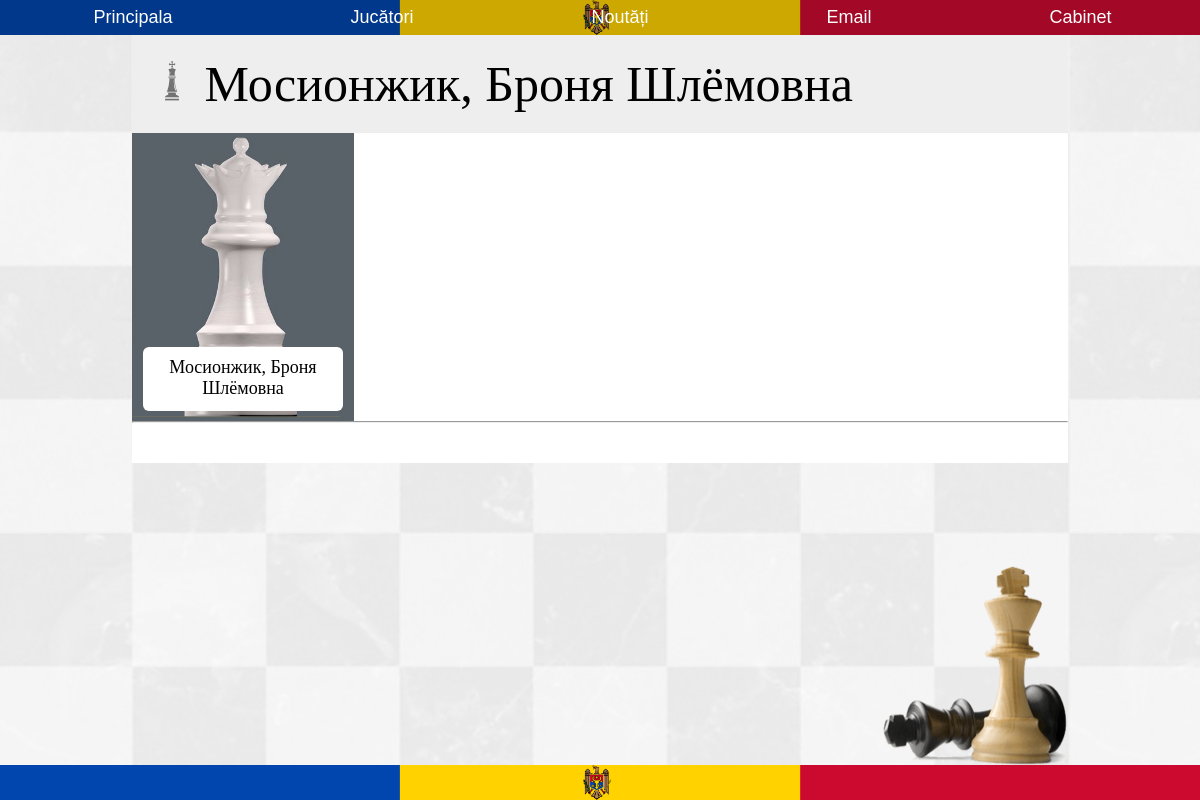
/jucator/Мосионжик, Броня Шлёмовна, run on an earlier commit of the app's database.
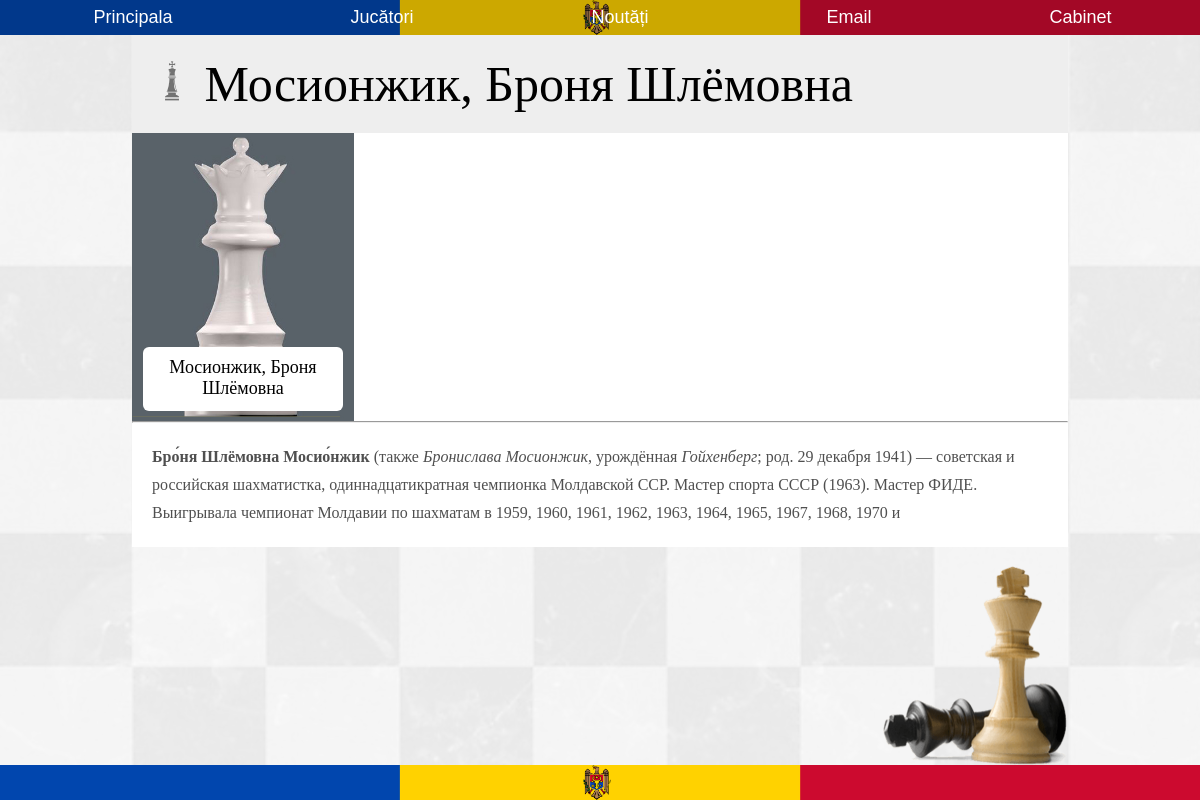
And on a later commit of the database.
### myproject/models.py (models this page shows, shortened)
class ContentSahisti(db.Model):
    __tablename__ = 'content_sah'
    name = db.Column(db.String, unique=True, nullable=False)
    main = db.Column(db.String)
    biography = db.Column(db.String)
    family = db.Column(db.String)
    sport_carrier = db.Column(db.String)
    personal_life = db.Column(db.String)
    id = db.Column(db.Integer, primary_key=True)

### myproject/sahisti/views.py (the view)
@sah.route('/jucator/<name>')
def player(name):
    sahist_content = ContentSahisti.query.filter_by(name=name).first()
    sahist = Sahisti.query.filter_by(name=name).first()
    return render_template('player.html', sahist=sahist, sahist_content=sahist_content)

### myproject/templates/player.html (shortened to what this page needs)
{% extends 'base.html' %}
{% block content %}
<div class="container-jucatori">
  <div class="second-continer-jucatori grey">
    <h1 class="section-title">
      <img class='chess-figure chess-figure-big' src="{{url_for('static', filename='img/icons/rege.png')}}" alt="">
      {{sahist.name}}
    </h1>
    <section>
      <div class="card big-card section-card">
        <div class="frame big-frame">
          {% if sahist.have_img == True %}
          <img src="{{url_for('static', filename='img/sahisti/' + sahist.name + '.jpg' )}}" alt="photo" class="photo">
          {% else %}
          {% if sahist.sex == 'Male' %}
          <img src="{{url_for('static', filename='img/sahisti/king_for_photo.jpg')}}" alt="male" class="photo">
          {% else %}
          <img src="{{url_for('static', filename='img/sahisti/queen_for_photo.jpg')}}" alt="female" class="photo">
          {% endif %}
          {% endif %}
          <a href="#" class="name">{{sahist.name}}</a>
        </div>
      </div>
    </section>
    <section>
      <hr>
      <div class="section-content">
        {{sahist_content.main | safe }}
      </div>
    </section>
  </div>
  <div class="corner-img">
    <img src="{{url_for('static', filename='img/corner-img.png')}}" alt="chess">
  </div>
</div>
{% endblock %}

What changed in the data, as far as the page shows it:
now on this page (row edited): ContentSahisti: main "Бро́ня Шлёмовна Мосио́нжик (также Бронислава Мосионжик , урождённая Гойхенберг ; род. 29 декабря 1941) — советская и российская шахматистка, одиннадцатикратная чемпионка Молдавской ССР. Мастер спорта СССР (1963). Мастер ФИДЕ. Выигрывала чемпионат Молдавии по шахматам в 1959, 1960, 1961, 1962, 1963, 1964, 1965, 1967, 1968, 1970 и"
